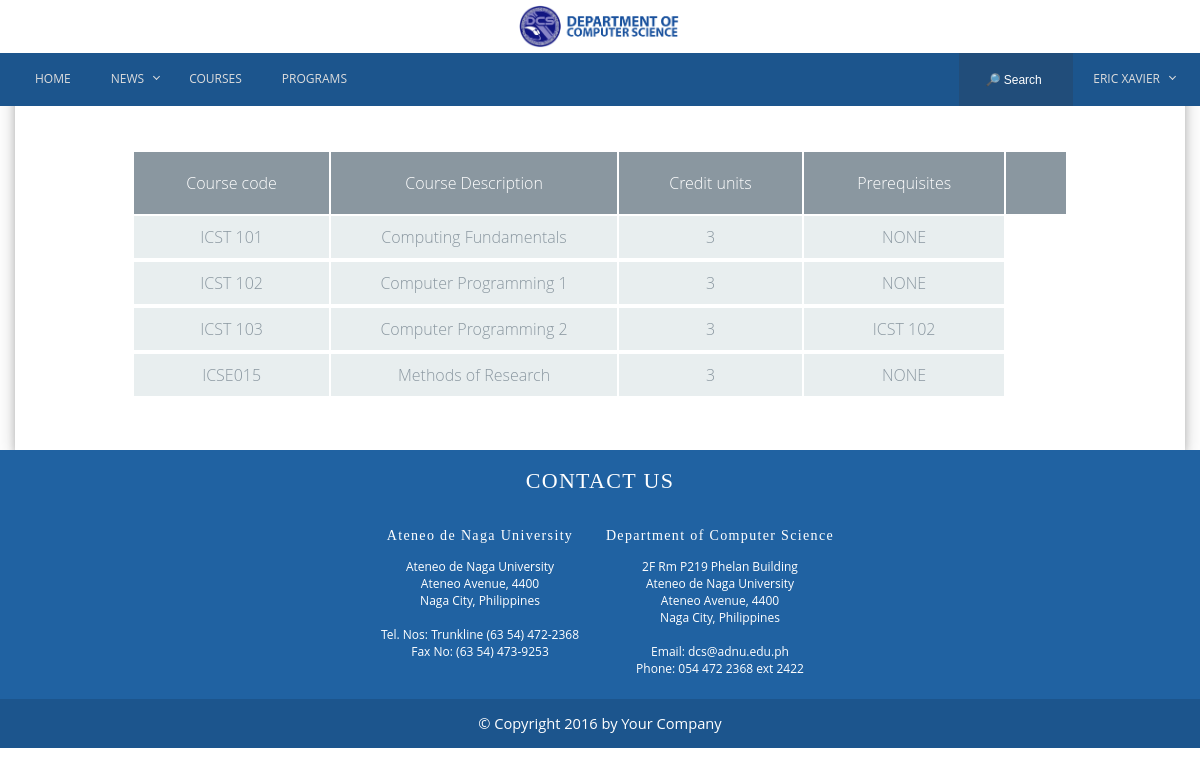
/program/course_list.php (signed in), run on the app's committed database.
### tables this page shows
CREATE TABLE `course` (
  `course_id` int(11) NOT NULL,
  `course_code` varchar(20) DEFAULT NULL,
  `course_name` varchar(100) DEFAULT NULL,
  `credit_units` int(11) DEFAULT NULL,
  `course_description` varchar(1000) DEFAULT NULL
);

### program/course_list.php (the view, shortened to what this page needs)
<?php
	require('connection.php');
	require('header.php');
	require('navbar.php');
	$sql = "SELECT * FROM course";
	$courses = mysqli_query($conn, $sql);
?>
<div class="container">
	<div class="content-wrapper" style="padding: 150px 0px 50px 0px">
		<table class="course-table">
			<tr>
				<th>Course code</th>
				<th>Course Description</th>
				<th>Credit units</th>
				<th>Prerequisites<th>
			</tr>
			<?php
				while($course = mysqli_fetch_array($courses)) {
					$pre = "";
					$sql = "SELECT * FROM prerequisite WHERE course_id=".$course['course_id'];
					$prereqs = mysqli_query($conn, $sql);
					while($prereq = mysqli_fetch_array($prereqs)) {
						$sql = "SELECT * FROM course WHERE course_id=" . $prereq['course_id_pre'];
						$pcourses = mysqli_query($conn, $sql);
						$pcourse = mysqli_fetch_array($pcourses);
						$pre .= $pcourse['course_code'];
					}
					if($pre == "")
						$pre = "NONE";
					echo
					"<tr> " .
						"<td>" . $course['course_code'] ."</td>" .
						"<td>" . $course['course_name'] ."</td>" .
						"<td>" . $course['credit_units'] ."</td>" .
						"<td>" . $pre ."</td>" .
					"<tr>";
			} ?>
		</table>
	</div>
</div>
<?php
	require('footer.php');
?>

### program/css/styles.css (style rules this page uses)
body, html { margin: 0; padding: 0; overflow-x: hidden; }
.container { padding-right:15px; padding-left:15px; margin: 0 auto; }
@media (min-width:768px) { .container { width:750px } }
@media (min-width:992px) { .container { width:970px } }
@media (min-width:1200px) { .container { width:1170px } }
body { font-family: 'Open Sans', sans-serif; text-align: justify; font-size: 11pt; }
table { text-align: center; max-width: 960px; margin: 10px auto; }
th { font-weight: 400; background: #8a97a0; color: #FFF; }
tr { background: none; border-bottom: 1px solid #f4f7f8; margin-bottom: 5px; }
tr:nth-child(even) { background: #e8eeef; }
tr:nth-child(odd) { background: #f4f7f8; }
th, td { padding: 20px; font-weight: 300; }
td { padding: 10px 2px; color: #8a97a0; }

### program/css/events.css (style rules this page uses)
.content-wrapper { box-shadow: 0 4px 8px 0 rgba(0, 0, 0, 0.2), 0 6px 20px 0 rgba(0, 0, 0, 0.19); }

### program/css/custom-program.css (style rules this page uses)
.course-table { width: 80%; margin: auto; }

### data on the page
course: course_code "ICST 101", course_name "Computing Fundamentals", credit_units "3", pre "NONE"
course: course_code "ICST 102", course_name "Computer Programming 1", credit_units "3", pre "NONE"
course: course_code "ICST 103", course_name "Computer Programming 2", credit_units "3", pre "ICST 102"
course: course_code "ICSE015", course_name "Methods of Research", credit_units "3", pre "NONE"

### other printed values
$_SESSION['first_name'] "ERIC XAVIER"
